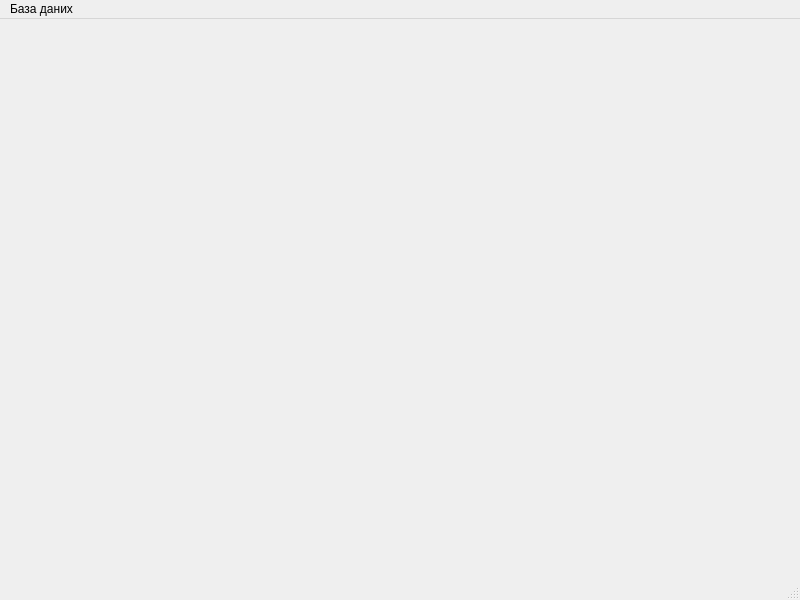
<?xml version="1.0" encoding="UTF-8"?>
<ui version="4.0">
 <class>MainWindow</class>
 <widget class="QMainWindow" name="MainWindow">
  <property name="geometry">
   <rect>
    <x>0</x>
    <y>0</y>
    <width>800</width>
    <height>600</height>
   </rect>
  </property>
  <property name="windowTitle">
   <string>DBMS</string>
  </property>
  <widget class="QWidget" name="centralwidget"/>
  <widget class="QMenuBar" name="menubar">
   <property name="geometry">
    <rect>
     <x>0</x>
     <y>0</y>
     <width>800</width>
     <height>21</height>
    </rect>
   </property>
   <widget class="QMenu" name="menu">
    <property name="title">
     <string>База даних</string>
    </property>
    <addaction name="createDb"/>
    <addaction name="openDb"/>
    <addaction name="saveDb"/>
    <addaction name="deleteDb"/>
   </widget>
   <addaction name="menu"/>
  </widget>
  <widget class="QStatusBar" name="statusbar"/>
  <action name="createDb">
   <property name="text">
    <string>Створити</string>
   </property>
  </action>
  <action name="openDb">
   <property name="text">
    <string>Відкрити</string>
   </property>
  </action>
  <action name="saveDb">
   <property name="text">
    <string>Зберегти</string>
   </property>
  </action>
  <action name="deleteDb">
   <property name="text">
    <string>Видалити</string>
   </property>
  </action>
 </widget>
 <resources/>
 <connections/>
</ui>
